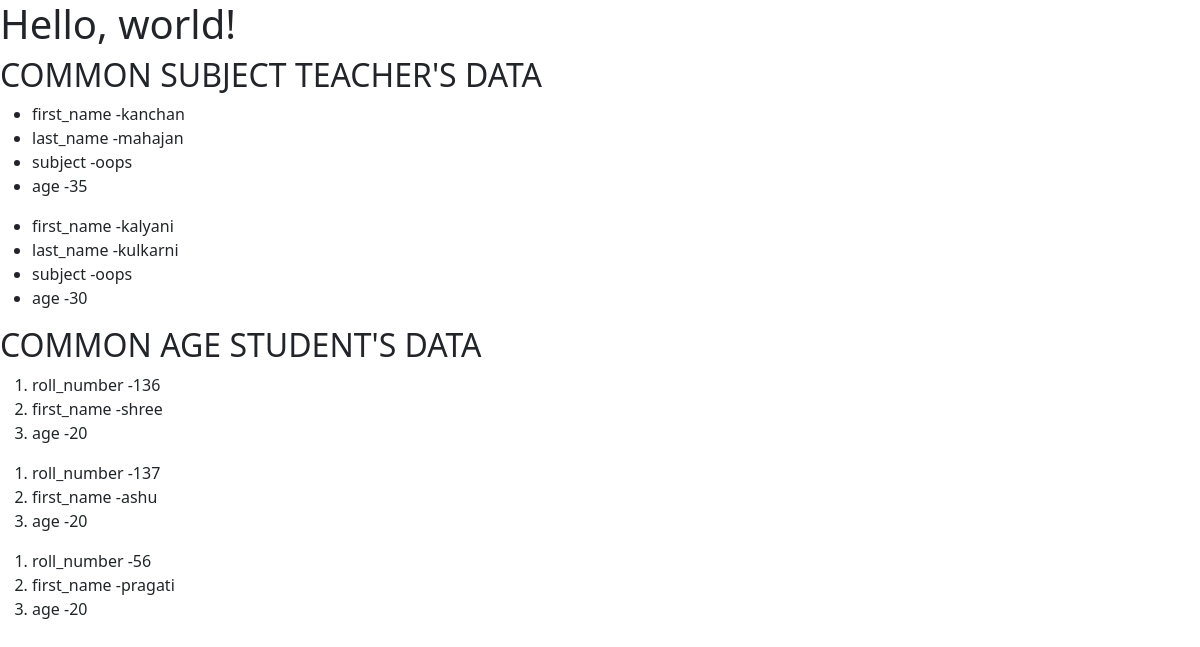
/opr/common-data/, run on the app's committed database.
### opr/models.py (models this page shows, shortened)
class Teacher(models.Model):
    first_name = models.CharField(max_length=255,default="unknow")
    last_name = models.CharField(max_length=255)
    subject = models.CharField(max_length=255)
    age = models.IntegerField()

class Student(models.Model):
    roll_number = models.IntegerField()
    first_name = models.CharField(max_length=255,default="unknow")
    last_name = models.CharField(max_length=200,null=True)
    age = models.IntegerField()

### opr/views.py (the view)
# urls.py: path("common-data/",views.common_data,name="common_data"),
def common_data(request):
    teacher_data=Teacher.objects.filter(subject = "oops")
    student_data=Student.objects.filter(age = 20)
    return render (request,'filter.html',{"teachers" : teacher_data, "students" : student_data})

### template/filter.html (shortened to what this page needs)
<!doctype html>
<html lang="en">
  <head>
    <link href="https://cdn.jsdelivr.net/npm/bootstrap@5.0.2/dist/css/bootstrap.min.css" rel="stylesheet">
  </head>
  <body>
    <h1>Hello, world!</h1>
    <h2> COMMON SUBJECT TEACHER'S DATA </h2>
    {% for teacher in teachers %}
    <ul>
        <li> first_name -{{teacher.first_name}} </li>
        <li> last_name -{{teacher.last_name}} </li>
        <li> subject -{{teacher.subject}} </li>
        <li> age -{{teacher.age}} </li>
    </ul>
    {% endfor %}
    <h2> COMMON AGE STUDENT'S DATA </h2>
    {% for student in students %}
    <ol>
        <li> roll_number -{{student.roll_number}} </li>
        <li> first_name -{{student.first_name}} </li>
        <li> age -{{student.age}} </li>
    </ol>
    {% endfor %}
  </body>
</html>

### data on the page
Teacher: first_name "kanchan", last_name "mahajan", subject "oops", age "35"
Teacher: first_name "kalyani", last_name "kulkarni", subject "oops", age "30"
Student: roll_number "136", first_name "shree", age "20"
Student: roll_number "137", first_name "ashu", age "20"
Student: roll_number "56", first_name "pragati", age "20"
